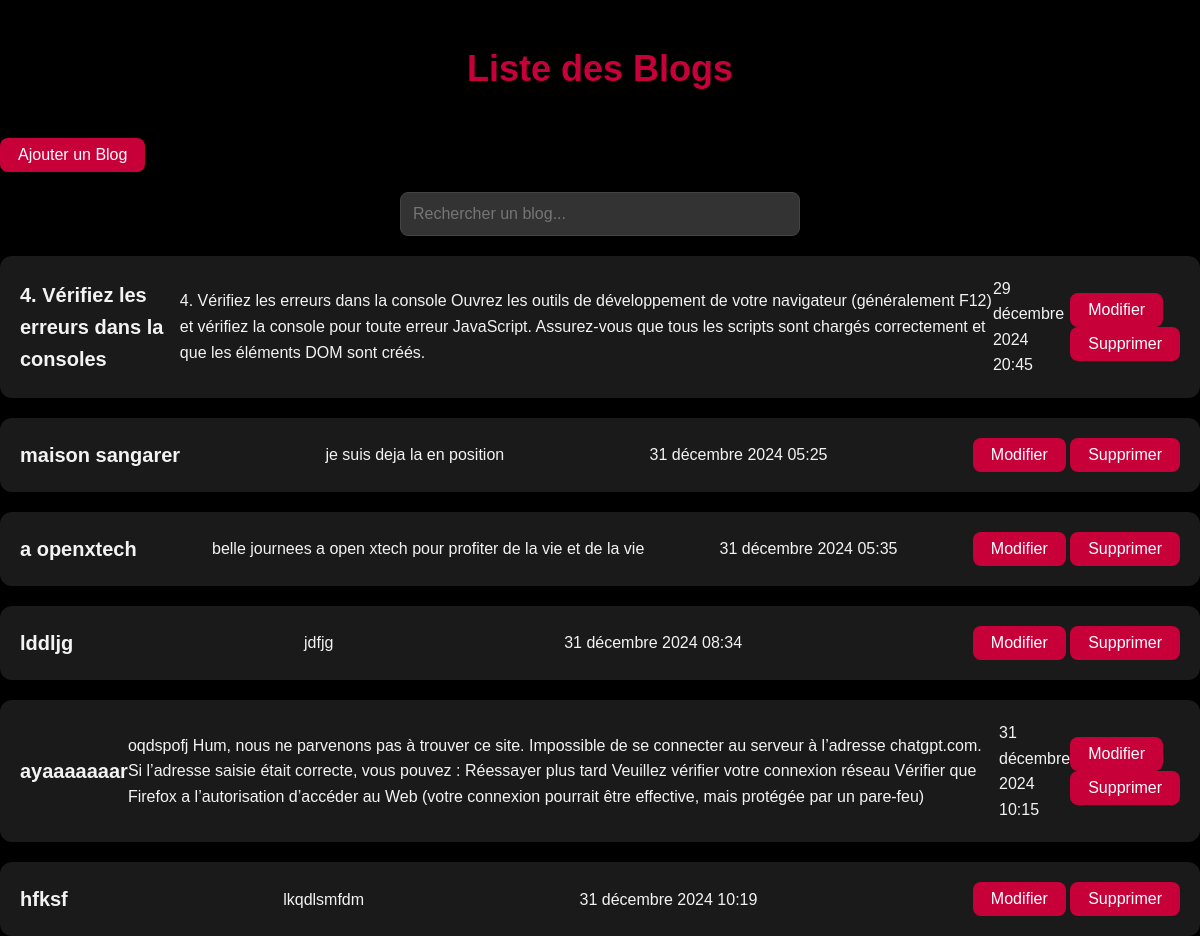
The page /blogs/ (signed in) on the database as committed earlier.
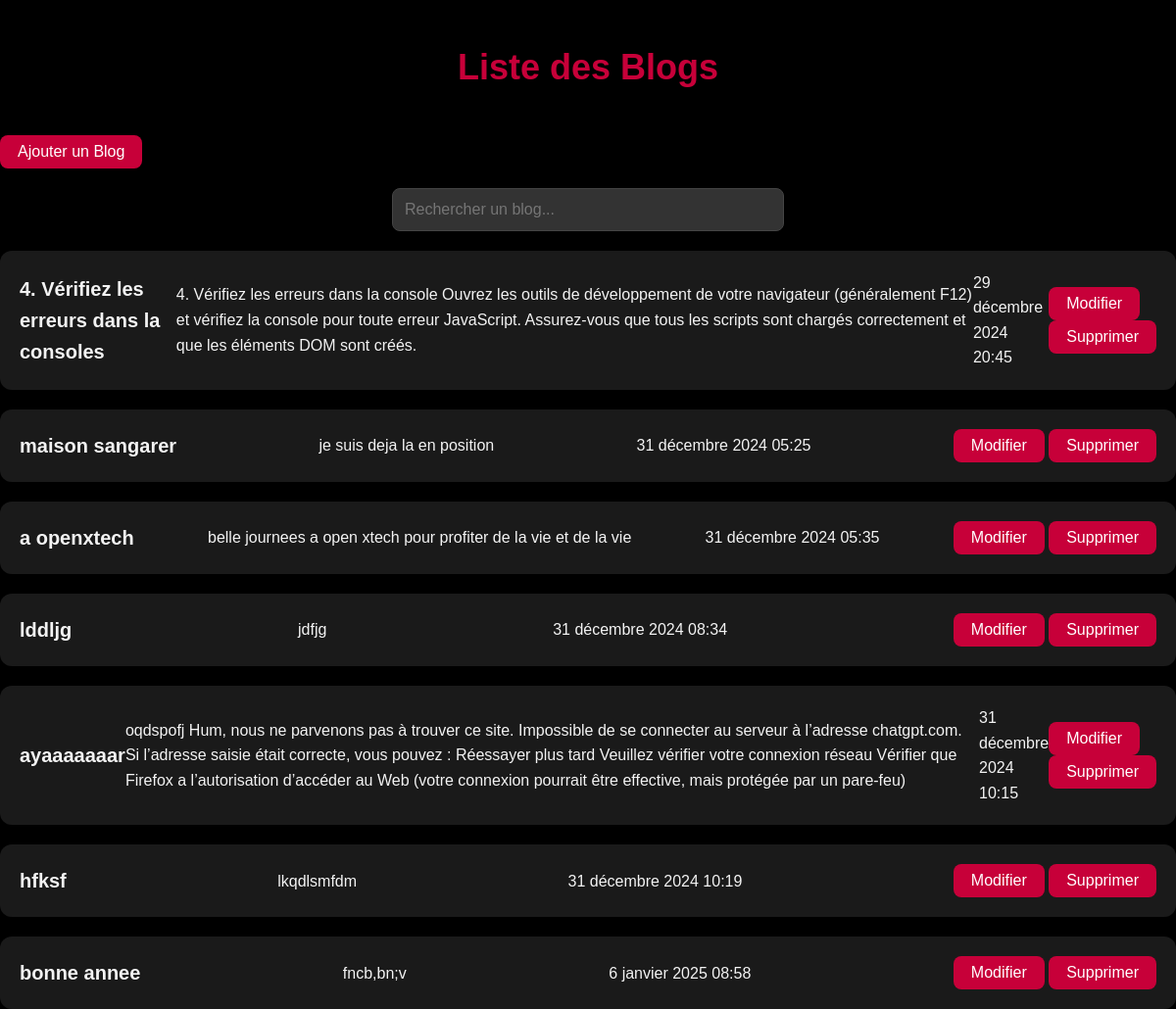
The same page on the database as committed later.
### memoire/models.py (models this page shows)
class Blog(models.Model):
    titre = models.CharField(max_length=200)
    userb = models.ForeignKey(UserProfile, on_delete=models.CASCADE, related_name='userb')
    images = models.ImageField(upload_to='memoires/images/', blank=True, null=True)
    datet = models.DateTimeField(auto_now_add=True)
    resume = models.TextField()
    state_CHOICES = [
        ('E', 'ENCOURS'),
        ('P', 'PASSER'),
    ]
    state = models.CharField(max_length=1, choices=state_CHOICES)

### memoire/views.py (the view)
# urls.py: path('blogs/', blog_list, name='blog_list'),
def blog_list(request):
    try:
        idp=request.session['user_id']
        user = UserProfile.objects.get(id=idp)
    except:
        return redirect("login")
    userinfo = UserProfile.objects.prefetch_related(
            Prefetch(
                'userk',
                queryset=Userskills.objects.select_related('userk'),
                to_attr='skills_list'
            ),
            Prefetch(
                'users',
                queryset=Userservice.objects.select_related('users'),
                to_attr='service_list'
            ), Prefetch(
                'userl',
                queryset=Userlink.objects.select_related('userl'),
                to_attr='link_list'
            ), Prefetch(
                'userb',
                queryset=Blog.objects.select_related('userb'),
                to_attr='blog_list'
            ), Prefetch(
                'userealisation',
                queryset=Realisation.objects.select_related('userealisation'),
                to_attr='realisation_list'
            )
        ).select_related(  )
    for el in  userinfo:
        if user.id==el.id:
            user=el
    context = {
        'user':user,
    }
    return render(request, 'blog_list.html', context)  # Remplacez par le chemin correct

### Template/blog_list.html (shortened to what this page needs)
<!DOCTYPE html>
<html lang="fr">
<head>
</head>
<body>
    <h1><span class="color">Liste</span> des Blogs</h1>
    <button  onclick="showAddBlogForm()">Ajouter un Blog</button>
    <input type="text" id="searchInput" placeholder="Rechercher un blog..." onkeyup="searchBlogs()">
    <ul>
        {% for blog in user.blog_list %}
            <li>
                <div>
                    <a href="">{{ blog.titre }}</a>
                </div>
                <div>
                    <p>{{ blog.resume}}</p>
                </div>
                <div>
                    <p>{{ blog.datet}}</p>
                </div>
                <div>
                    <button onclick="showEditForm({{ blog.pk }})">Modifier</button>
                    <button onclick="showDeleteForm({{ blog.pk }})">Supprimer</button>
                </div>
            </li>
        {% endfor %}
    </ul>
</body>
</html>

Rows that differ between the two databases and show on the page:
added Blog: titre "bonne annee", resume "fncb,bn;v", datet "6 janvier 2025 08:58"
